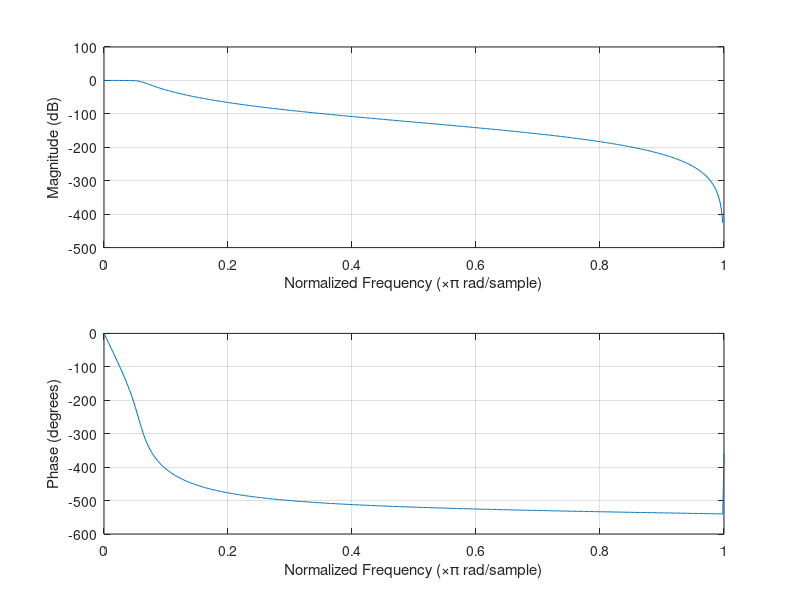

Recreate this plot in MATLAB.
clear all; close all; clc;
 %---------------------------------------pré distorçao -------------------
 wp = 0.2*pi;
 wr = 0.3*pi;
 ts = 2;

 omega_ap = (2/ts)*tan(wp/2)
 omega_ar = (2/ts)*tan(wr/2)

 a = 1;
 omega_p_linha = 1/a

 omega_r_linha = omega_p_linha * (omega_ar/omega_ap)

 sigma_p = 0.9;
 sigma_r = 0.2;

 atenuacao_p = -1 * (20*log10(sigma_p))
 atenuacao_r = -1 * (20*log10(sigma_r))

 eps = sqrt((10^(0.1*atenuacao_p))-1)

 numerador = log10((10^(0.1*atenuacao_r)-1) / eps^2);
 denominador = 2*log10(omega_r_linha);


 n = ceil(numerador/denominador)


 % utilizando a expressâo -> 1 + e^2 (-s^2)^n = 0)

 roots([eps^2 0 0 0 0 0 0 0 0 0 0 0 1])

 %--------- obtemos --------------
 % -1.0900 + 0.2921i
 % -1.0900 - 0.2921i
 % -0.7979 + 0.7979i
 % -0.7979 - 0.7979i
 % -0.2921 + 1.0900i
 % -0.2921 - 1.0900i

 poly([-1.0900 + 0.2921i
 -1.0900 - 0.2921i
 -0.7979 + 0.7979i
 -0.7979 - 0.7979i
 -0.2921 + 1.0900i
 -0.2921 - 1.0900i])

 %-------obtemos-------
 % 1.0000 4.3600 9.5048 13.1362 12.1033 7.0697 2.0648

 %h'(s') = 2.0648 / 1s'6 + 4.3600s'5 + 9.5048s'4 + 13.1362s'3 + 12.1033s'2 + 7.0697s +
2.0648

%para desnormalizar; utilizamos a expressão s = (1/a)*(s/omega_ap) e
%substituimos os valores; achando o mínimo comun obtivemos:

%h(s) = 0.0024 / 1s^6 1.4166s^5 + 1.0034s^4 + 0.4506s^3 + 0.1349s^2+ 0.0256s + 0.0024

b = [0.0024]
a = [1 1.4166 1.0034 0.4506 0.1349 0.0256 0.0024]
fs = 1/ts;

[numerador, denominador] = bilinear(b,a,fs)

freqz(numerador, denominador)